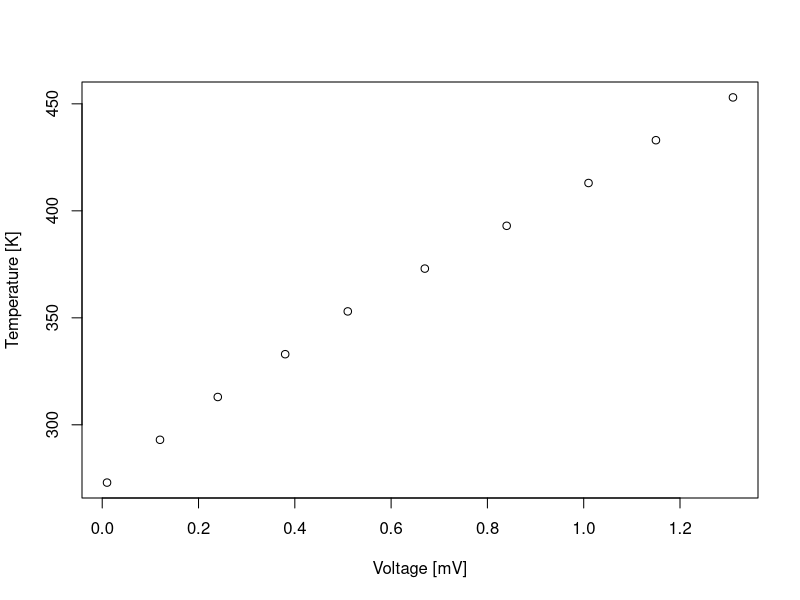
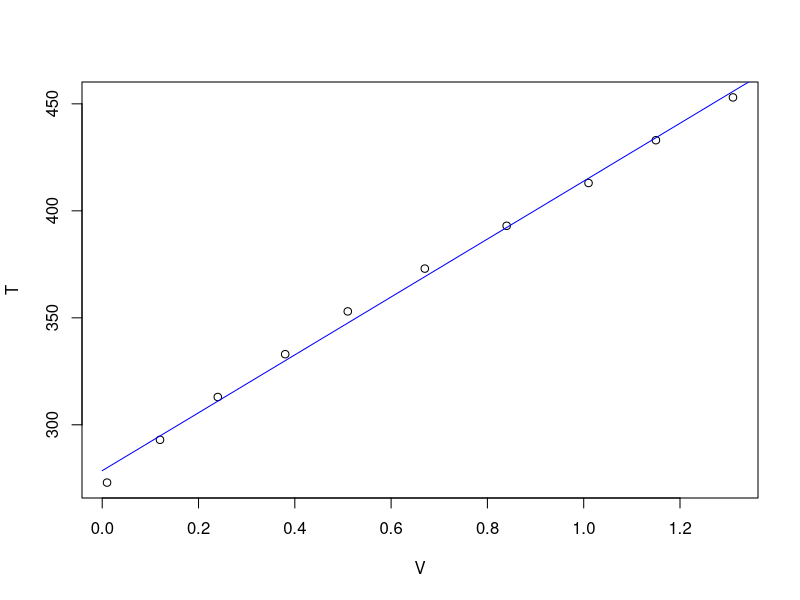

The R source for these figures, in order:
V <- c(0.01, 0.12, 0.24, 0.38, 0.51, 0.67, 0.84, 1.01, 1.15, 1.31)
T <- c(273, 293, 313, 333, 353, 373, 393, 413, 433, 453)


#bitmap('thermocouple.png', type="png256", width=7, height=7, res=300, pointsize=14) 
#par(mar=c(4, 4.2, 2, 0.2))  # (bottom, left, top, right); defaults are par(mar=c(5, 4, 4, 2) + 0.1)
plot(V, T, xlab="Voltage [mV]", ylab="Temperature [K]")
#dev.off()


model <- lm(T ~ V)
summary(model)
coef(model)

plot(V, T)
v.new <- seq(0, 1.5, 0.1)
t.pred <- coef(model)[1] + coef(model)[2]*v.new
lines(v.new, t.pred, type="l", col="blue")